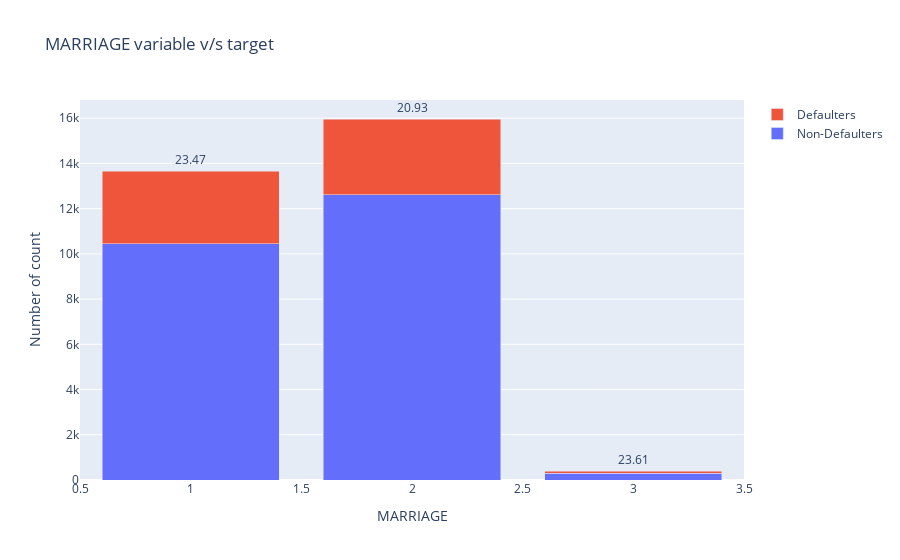

Notebook cell for this chart:
### Code cell
cross("MARRIAGE","default")

### Figure 1 — Plotly figure (JSON) as saved in the notebook; plotly's stock layout.template omitted (floating-point values rounded to 4 significant figures)
{"data": [{"name": "Non-Defaulters", "type": "bar", "x": [1, 2, 3], "y": [10453, 12623, 288]}, {"name": "Defaulters", "text": [23.47, 20.93, 23.61], "textposition": "outside", "type": "bar", "x": [1, 2, 3], "y": [3206, 3341, 89]}], "layout": {"barmode": "stack", "title": {"text": "MARRIAGE variable v/s target"}, "xaxis": {"title": {"text": "MARRIAGE"}}, "yaxis": {"title": {"text": "Number of count"}}}}
